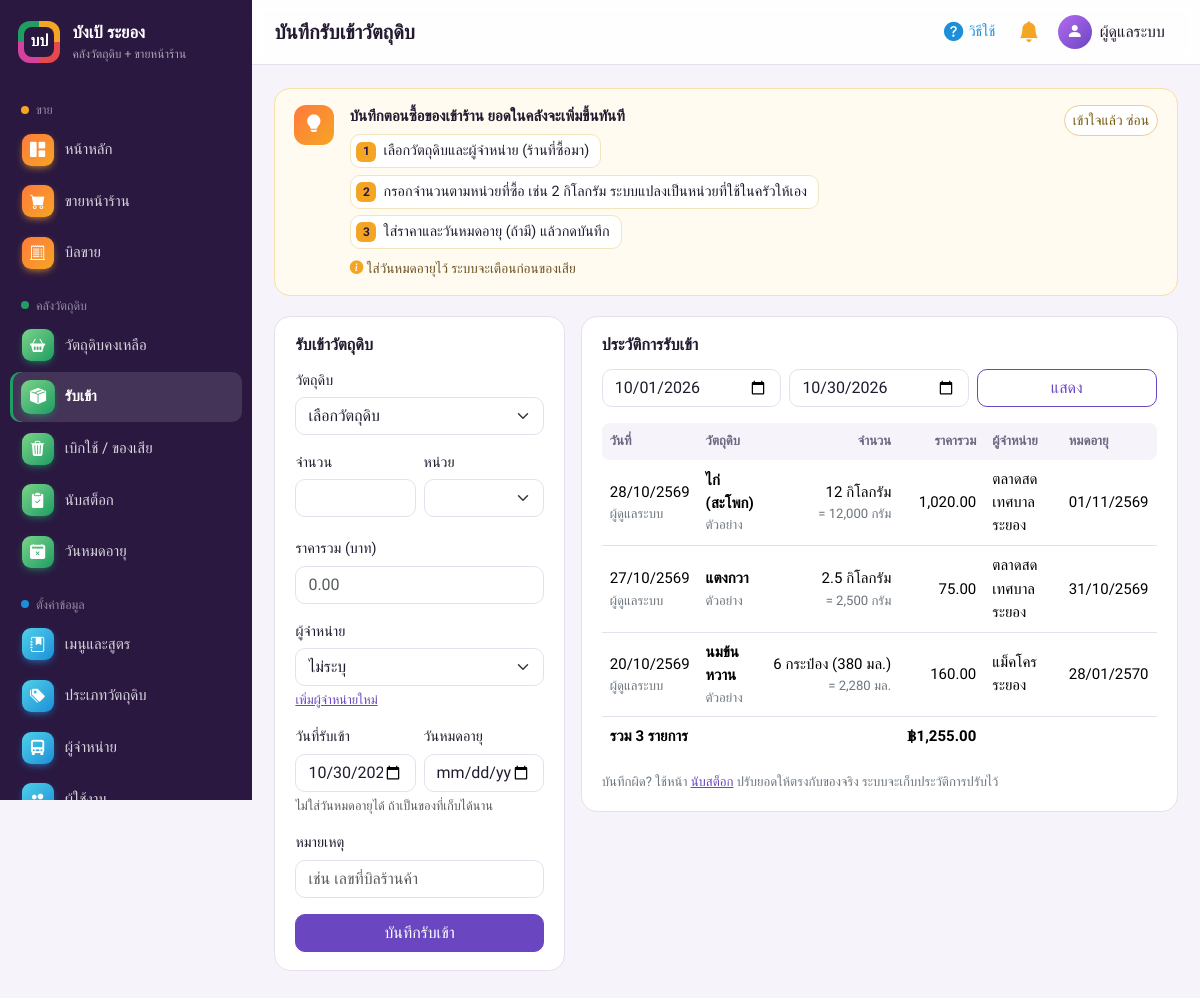
The page /stock_in.php (signed in) on the database its author committed.
### tables this page shows
CREATE TABLE users (
    id INT AUTO_INCREMENT PRIMARY KEY,
    username VARCHAR(50) NOT NULL UNIQUE,
    password VARCHAR(255) NOT NULL,
    full_name VARCHAR(100) NOT NULL,
    role ENUM('admin','cashier') NOT NULL DEFAULT 'cashier',
    is_active TINYINT(1) NOT NULL DEFAULT 1,
    created_at DATETIME NOT NULL DEFAULT CURRENT_TIMESTAMP
);

CREATE TABLE stock_in (
    id INT AUTO_INCREMENT PRIMARY KEY,
    ingredient_id INT NOT NULL,
    supplier_id INT NULL,
    received_date DATE NOT NULL,
    qty_input DECIMAL(14,2) NOT NULL,
    input_unit VARCHAR(50) NOT NULL,
    base_qty DECIMAL(14,2) NOT NULL,
    total_cost DECIMAL(14,2) NOT NULL DEFAULT 0,
    expiry_date DATE NULL,
    expiry_cleared TINYINT(1) NOT NULL DEFAULT 0,
    note VARCHAR(255) NULL,
    user_id INT NOT NULL,
    created_at DATETIME NOT NULL DEFAULT CURRENT_TIMESTAMP,
    FOREIGN KEY (ingredient_id) REFERENCES ingredients(id),
    FOREIGN KEY (supplier_id) REFERENCES suppliers(id) ON DELETE SET NULL,
    FOREIGN KEY (user_id) REFERENCES users(id)
);

CREATE TABLE ingredients (
    id INT AUTO_INCREMENT PRIMARY KEY,
    name VARCHAR(150) NOT NULL,
    category_id INT NOT NULL,
    unit VARCHAR(30) NOT NULL,
    purchase_unit VARCHAR(50) NULL,
    purchase_factor DECIMAL(12,4) NOT NULL DEFAULT 1,
    quantity DECIMAL(14,2) NOT NULL DEFAULT 0,
    min_quantity DECIMAL(14,2) NOT NULL DEFAULT 0,
    cost_per_unit DECIMAL(14,4) NOT NULL DEFAULT 0,
    created_at DATETIME NOT NULL DEFAULT CURRENT_TIMESTAMP,
    updated_at DATETIME NOT NULL DEFAULT CURRENT_TIMESTAMP ON UPDATE CURRENT_TIMESTAMP,
    FOREIGN KEY (category_id) REFERENCES categories(id)
);

CREATE TABLE suppliers (
    id INT AUTO_INCREMENT PRIMARY KEY,
    name VARCHAR(150) NOT NULL,
    contact_name VARCHAR(100) NULL,
    phone VARCHAR(30) NULL,
    address VARCHAR(255) NULL,
    created_at DATETIME NOT NULL DEFAULT CURRENT_TIMESTAMP
);

### includes/functions.php (called while the page is built, shortened)
<?php
require_once __DIR__ . '/../config/database.php';
function e($s): string
{
    return htmlspecialchars((string)$s, ENT_QUOTES, 'UTF-8');
}
function money($n): string
{
    return number_format((float)$n, 2);
}
function qty($n): string
{
    $s = number_format((float)$n, 2, '.', ',');
    return str_contains($s, '.') ? rtrim(rtrim($s, '0'), '.') : $s;
}
function thai_date($dt, bool $withTime = false): string
{
    $t = strtotime($dt);
    $s = date('d/m/', $t) . (date('Y', $t) + 543);
    return $withTime ? $s . ' ' . date('H:i', $t) : $s;
}
function current_user(): ?array
{
    return $_SESSION['user'] ?? null;
}
function require_login(bool $api = false): array
{
    global $pdo;
    $u = current_user();
    if ($u) {
        $st = $pdo->prepare('SELECT id, username, full_name, role FROM users WHERE id = ? AND is_active = 1');
        $st->execute([$u['id']]);
        $fresh = $st->fetch();
        if ($fresh) {
            return $fresh;
        }
    }
}
function require_admin(bool $api = false): array
{
    $u = require_login($api);
    return $u;
}

### stock_in.php (the view, shortened to what this page needs)
<?php
require_once __DIR__ . '/includes/functions.php';
require_admin();
$from = $_GET['from'] ?? date('Y-m-01');
$to = $_GET['to'] ?? date('Y-m-d');
$st = $pdo->prepare('SELECT s.*, i.name, i.unit, sp.name AS supplier_name, u.full_name
                     FROM stock_in s JOIN ingredients i ON i.id = s.ingredient_id
                     LEFT JOIN suppliers sp ON sp.id = s.supplier_id
                     JOIN users u ON u.id = s.user_id
                     WHERE s.received_date BETWEEN ? AND ?
                     ORDER BY s.received_date DESC, s.id DESC');
$st->execute([$from, $to]);
$rows = $st->fetchAll();
$sumCost = array_sum(array_column($rows, 'total_cost'));
$pageTitle = 'บันทึกรับเข้าวัตถุดิบ';
require __DIR__ . '/includes/header.php';
?>
<div class="row g-3">
    <div class="col-xl-4">
        <form class="panel" method="post" id="inForm">
            <h2 class="panel-title">รับเข้าวัตถุดิบ</h2>
            <div class="mb-3"><label class="form-label" for="ingredient_id">วัตถุดิบ</label>
                <select class="form-select" id="ingredient_id" name="ingredient_id" required>
                    <option value="">เลือกวัตถุดิบ</option>
                </select>
                <div class="form-text" id="ingInfo"></div></div>
            <div class="row g-2 mb-3">
                <div class="col-6"><label class="form-label" for="qty_input">จำนวน</label>
                    <input class="form-control" id="qty_input" name="qty_input" type="number" step="0.01" min="0.01" required></div>
                <div class="col-6"><label class="form-label" for="unit_mode">หน่วย</label>
                    <select class="form-select" id="unit_mode" name="unit_mode"></select></div>
            </div>
            <div class="mb-3"><label class="form-label" for="total_cost">ราคารวม (บาท)</label>
                <input class="form-control" id="total_cost" name="total_cost" type="number" step="0.01" min="0" placeholder="0.00"></div>
            <div class="mb-3"><label class="form-label" for="supplier_id">ผู้จำหน่าย</label>
                <select class="form-select" id="supplier_id" name="supplier_id">
                    <option value="">ไม่ระบุ</option>
                </select>
                <div class="form-text"><a href="suppliers.php">เพิ่มผู้จำหน่ายใหม่</a></div></div>
            <div class="row g-2 mb-3">
                <div class="col-6"><label class="form-label" for="received_date">วันที่รับเข้า</label>
                    <input class="form-control" id="received_date" name="received_date" type="date" value="<?= date('Y-m-d') ?>" required></div>
                <div class="col-6"><label class="form-label" for="expiry_date">วันหมดอายุ</label>
                    <input class="form-control" id="expiry_date" name="expiry_date" type="date"></div>
                <div class="form-text mt-1">ไม่ใส่วันหมดอายุได้ ถ้าเป็นของที่เก็บได้นาน</div>
            </div>
            <div class="mb-3"><label class="form-label" for="note">หมายเหตุ</label>
                <input class="form-control" id="note" name="note" placeholder="เช่น เลขที่บิลร้านค้า"></div>
            <button class="btn btn-primary w-100">บันทึกรับเข้า</button>
        </form>
    </div>
    <div class="col-xl-8">
        <div class="panel">
            <h2 class="panel-title">ประวัติการรับเข้า</h2>
            <form class="row g-2 mb-3 filter-form" method="get">
                <div class="col-sm-4"><input class="form-control" type="date" name="from" value="<?= e($from) ?>" aria-label="ตั้งแต่วันที่"></div>
                <div class="col-sm-4"><input class="form-control" type="date" name="to" value="<?= e($to) ?>" aria-label="ถึงวันที่"></div>
                <div class="col-sm-4"><button class="btn btn-outline-primary w-100">แสดง</button></div>
            </form>
            <div class="table-responsive">
                <table class="table">
                    <thead><tr><th>วันที่</th><th>วัตถุดิบ</th><th class="num">จำนวน</th><th class="num">ราคารวม</th><th>ผู้จำหน่าย</th><th>หมดอายุ</th></tr></thead>
                    <tbody>
                    <?php foreach ($rows as $r): ?>
                        <tr>
                            <td><?= thai_date($r['received_date']) ?><div class="small text-secondary"><?= e($r['full_name']) ?></div></td>
                            <td class="fw-semibold"><?= e($r['name']) ?><?php if ($r['note']): ?><div class="small text-secondary fw-normal"><?= e($r['note']) ?></div><?php endif; ?></td>
                            <td class="num"><?= qty($r['qty_input']) ?> <?= e($r['input_unit']) ?>
                                <?php if ($r['input_unit'] !== $r['unit']): ?><div class="small text-secondary">= <?= qty($r['base_qty']) ?> <?= e($r['unit']) ?></div><?php endif; ?></td>
                            <td class="num"><?= money($r['total_cost']) ?></td>
                            <td><?= e($r['supplier_name'] ?? '-') ?></td>
                            <td><?= $r['expiry_date'] ? thai_date($r['expiry_date']) : '-' ?></td>
                        </tr>
                    <?php endforeach; ?>
                    </tbody>
                    <?php if ($rows): ?>
                    <tfoot><tr><th colspan="3">รวม <?= count($rows) ?> รายการ</th><th class="num">฿<?= money($sumCost) ?></th><th colspan="2"></th></tr></tfoot>
                    <?php endif; ?>
                </table>
            </div>
            <p class="small text-secondary mt-3 mb-0">บันทึกผิด? ใช้หน้า <a href="stock_adjust.php">นับสต็อก</a> ปรับยอดให้ตรงกับของจริง ระบบจะเก็บประวัติการปรับไว้</p>
        </div>
    </div>
</div>
<?php
require __DIR__ . '/includes/footer.php';
?>

### includes/header.php (shortened to what this page needs)
<?php
$user = current_user();
$pageTitle = $pageTitle ?? APP_NAME;
$activePage = $activePage ?? '';
$helpKey = basename($_SERVER['SCRIPT_NAME'], '.php');
$helpFile = __DIR__ . '/help.php';
$help = is_file($helpFile) ? ((require $helpFile)[$helpKey] ?? null) : null;
$navTones = ['ขาย' => 'saffron', 'คลังวัตถุดิบ' => 'pandan', 'ตั้งค่าข้อมูล' => 'sky', 'สรุปผล' => 'rose'];
$navGroups = [
    'ขาย' => [
        ['index', 'index.php', 'bi-grid-1x2-fill', 'หน้าหลัก', false],
        ['pos', 'pos.php', 'bi-cart-fill', 'ขายหน้าร้าน', false],
        ['orders', 'orders.php', 'bi-receipt-cutoff', 'บิลขาย', false],
    ],
    'คลังวัตถุดิบ' => [
        ['ingredients', 'ingredients.php', 'bi-basket2-fill', 'วัตถุดิบคงเหลือ', false],
        ['stock_in', 'stock_in.php', 'bi-box-seam-fill', 'รับเข้า', true],
        ['stock_out', 'stock_out.php', 'bi-trash3-fill', 'เบิกใช้ / ของเสีย', true],
        ['stock_adjust', 'stock_adjust.php', 'bi-clipboard2-check-fill', 'นับสต็อก', true],
        ['expiry', 'expiry.php', 'bi-calendar2-x-fill', 'วันหมดอายุ', true],
    ],
    'ตั้งค่าข้อมูล' => [
        ['menus', 'menus.php', 'bi-journal-bookmark-fill', 'เมนูและสูตร', true],
        ['categories', 'categories.php', 'bi-tags-fill', 'ประเภทวัตถุดิบ', true],
        ['suppliers', 'suppliers.php', 'bi-truck-front-fill', 'ผู้จำหน่าย', true],
        ['users', 'users.php', 'bi-people-fill', 'ผู้ใช้งาน', true],
    ],
    'สรุปผล' => [
        ['reports', 'reports.php', 'bi-bar-chart-line-fill', 'รายงาน', true],
    ],
];
function render_nav(array $groups, array $tones, string $active): void
{
    foreach ($groups as $label => $items) {
        $visible = array_filter($items, fn($i) => !$i[4] || is_admin());
        $tone = ' tone-' . ($tones[$label] ?? 'violet');
        echo '<div class="nav-group' . $tone . '">' . e($label) . '</div>';
        foreach ($visible as [$key, $href, $icon, $text]) {
            $cls = $tone . ($key === $active ? ' active' : '');
            $aria = $key === $active ? ' aria-current="page"' : '';
            echo '<a class="side-link' . $cls . '" href="' . $href . '"' . $aria . '><i class="bi ' . $icon . '"></i><span>' . e($text) . '</span></a>';
        }
    }
}
?>
<!doctype html>
<html lang="th">
<head>
    <link href="https://cdn.jsdelivr.net/npm/bootstrap@5.3.3/dist/css/bootstrap.min.css" rel="stylesheet">
    <link href="https://cdn.jsdelivr.net/npm/bootstrap-icons@1.11.3/font/bootstrap-icons.min.css" rel="stylesheet">
    <link href="assets/style.css?v=<?= filemtime(__DIR__ . '/../assets/style.css') ?>" rel="stylesheet">
</head>
<body>
<div class="app">
    <aside class="sidebar d-none d-lg-flex">
        <a class="brand" href="index.php">
            <span class="brand-mark"><span>บป</span></span>
            <span><strong><?= e(APP_NAME) ?></strong><small>คลังวัตถุดิบ + ขายหน้าร้าน</small></span>
        </a>
        <nav class="side-nav"><?php render_nav($navGroups, $navTones, $activePage); ?></nav>
    </aside>
    <div class="main">
        <header class="topbar">
            <h1 class="page-title"><?= e($pageTitle) ?></h1>
            <div class="topbar-right">
                <?php if ($help): ?>
                <button class="btn btn-icon help-toggle" type="button" id="helpToggle" aria-controls="pageHelp" aria-expanded="true" title="วิธีใช้หน้านี้">
                    <i class="bi bi-question-circle-fill"></i><span class="d-none d-md-inline">วิธีใช้</span>
                </button>
                <?php endif; ?>
                <div class="dropdown">
                    <button class="btn btn-icon position-relative" type="button" data-bs-toggle="dropdown" data-bs-auto-close="outside" aria-expanded="false" aria-label="การแจ้งเตือน">
                        <i class="bi bi-bell-fill"></i>
                    </button>
                </div>
                <div class="dropdown">
                    <button class="btn user-btn" type="button" data-bs-toggle="dropdown" aria-expanded="false">
                        <span class="avatar" aria-hidden="true"><i class="bi bi-person-fill"></i></span>
                        <span class="d-none d-sm-inline"><?= e($user['full_name']) ?></span>
                    </button>
                </div>
            </div>
        </header>
        <main class="content">
            <?php if ($help): ?>
            <section class="help-strip" id="pageHelp" data-page="<?= e($helpKey) ?>" aria-label="วิธีใช้หน้านี้">
                <div class="help-icon"><i class="bi bi-lightbulb-fill"></i></div>
                <div class="help-body">
                    <div class="help-what"><?= e($help['what']) ?></div>
                    <ol class="help-steps">
                        <?php foreach ($help['steps'] as $step): ?><li><?= e($step) ?></li><?php endforeach; ?>
                    </ol>
                    <?php if (!empty($help['tip'])): ?><div class="help-tip"><i class="bi bi-info-circle-fill"></i> <?= e($help['tip']) ?></div><?php endif; ?>
                </div>
                <button type="button" class="btn btn-sm help-close" id="helpClose">เข้าใจแล้ว ซ่อน</button>
            </section>
            <?php endif; ?>

### rows shown on the page
users: full_name "ผู้ดูแลระบบ"
stock_in: received_date "28/10/2569", user.full_name "ผู้ดูแลระบบ", ingredient.name "ไก่ (สะโพก)", note "ตัวอย่าง", qty_input "12", input_unit "กิโลกรัม", base_qty "12,000", ingredient.unit "กรัม", total_cost "1,020.00", supplier.name "ตลาดสดเทศบาลระยอง", expiry_date "01/11/2569"
stock_in: received_date "27/10/2569", user.full_name "ผู้ดูแลระบบ", ingredient.name "แตงกวา", note "ตัวอย่าง", qty_input "2.5", input_unit "กิโลกรัม", base_qty "2,500", ingredient.unit "กรัม", total_cost "75.00", supplier.name "ตลาดสดเทศบาลระยอง", expiry_date "31/10/2569"
stock_in: received_date "20/10/2569", user.full_name "ผู้ดูแลระบบ", ingredient.name "นมข้นหวาน", note "ตัวอย่าง", qty_input "6", input_unit "กระป๋อง (380 มล.)", base_qty "2,280", ingredient.unit "มล.", total_cost "160.00", supplier.name "แม็คโคร ระยอง", expiry_date "28/01/2570"

### other values the page prints
APP_NAME "บังเป้ ระยอง"
$label "ขาย"
$text "หน้าหลัก"
$text "ขายหน้าร้าน"
$text "บิลขาย"
$label "คลังวัตถุดิบ"
$text "วัตถุดิบคงเหลือ"
$text "รับเข้า"
$text "เบิกใช้ / ของเสีย"
$text "นับสต็อก"
$text "วันหมดอายุ"
$label "ตั้งค่าข้อมูล"
$text "เมนูและสูตร"
$text "ประเภทวัตถุดิบ"
$text "ผู้จำหน่าย"
